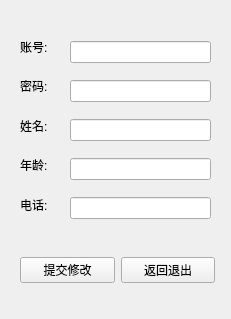
<?xml version="1.0" encoding="UTF-8"?>
<ui version="4.0">
 <class>changepersonalinformation</class>
 <widget class="QWidget" name="changepersonalinformation">
  <property name="geometry">
   <rect>
    <x>0</x>
    <y>0</y>
    <width>231</width>
    <height>319</height>
   </rect>
  </property>
  <property name="windowTitle">
   <string>Form</string>
  </property>
  <widget class="QWidget" name="verticalLayoutWidget">
   <property name="geometry">
    <rect>
     <x>20</x>
     <y>30</y>
     <width>41</width>
     <height>191</height>
    </rect>
   </property>
   <layout class="QVBoxLayout" name="verticalLayout">
    <item>
     <widget class="QLabel" name="label">
      <property name="styleSheet">
       <string notr="true">font: 25 9pt &quot;Microsoft YaHei&quot;;</string>
      </property>
      <property name="text">
       <string>账号:</string>
      </property>
     </widget>
    </item>
    <item>
     <widget class="QLabel" name="label_3">
      <property name="styleSheet">
       <string notr="true">font: 25 9pt &quot;Microsoft YaHei&quot;;</string>
      </property>
      <property name="text">
       <string>密码:</string>
      </property>
     </widget>
    </item>
    <item>
     <widget class="QLabel" name="label_5">
      <property name="styleSheet">
       <string notr="true">font: 25 9pt &quot;Microsoft YaHei&quot;;</string>
      </property>
      <property name="text">
       <string>姓名:</string>
      </property>
     </widget>
    </item>
    <item>
     <widget class="QLabel" name="label_4">
      <property name="styleSheet">
       <string notr="true">font: 25 9pt &quot;Microsoft YaHei&quot;;</string>
      </property>
      <property name="text">
       <string>年龄:</string>
      </property>
     </widget>
    </item>
    <item>
     <widget class="QLabel" name="label_6">
      <property name="styleSheet">
       <string notr="true">font: 25 9pt &quot;Microsoft YaHei&quot;;</string>
      </property>
      <property name="text">
       <string>电话:</string>
      </property>
     </widget>
    </item>
   </layout>
  </widget>
  <widget class="QWidget" name="verticalLayoutWidget_2">
   <property name="geometry">
    <rect>
     <x>70</x>
     <y>30</y>
     <width>141</width>
     <height>201</height>
    </rect>
   </property>
   <layout class="QVBoxLayout" name="verticalLayout_2">
    <item>
     <widget class="QLineEdit" name="lineEdit"/>
    </item>
    <item>
     <widget class="QLineEdit" name="lineEdit_2"/>
    </item>
    <item>
     <widget class="QLineEdit" name="lineEdit_3"/>
    </item>
    <item>
     <widget class="QLineEdit" name="lineEdit_4"/>
    </item>
    <item>
     <widget class="QLineEdit" name="lineEdit_5"/>
    </item>
   </layout>
  </widget>
  <widget class="QWidget" name="horizontalLayoutWidget">
   <property name="geometry">
    <rect>
     <x>20</x>
     <y>240</y>
     <width>195</width>
     <height>61</height>
    </rect>
   </property>
   <layout class="QHBoxLayout" name="horizontalLayout_2">
    <item>
     <widget class="QPushButton" name="pushButton_2">
      <property name="styleSheet">
       <string notr="true">font: 25 9pt &quot;Microsoft YaHei&quot;;</string>
      </property>
      <property name="text">
       <string>提交修改</string>
      </property>
     </widget>
    </item>
    <item>
     <widget class="QPushButton" name="pushButton">
      <property name="styleSheet">
       <string notr="true">font: 25 9pt &quot;Microsoft YaHei&quot;;</string>
      </property>
      <property name="text">
       <string>返回退出</string>
      </property>
     </widget>
    </item>
   </layout>
  </widget>
 </widget>
 <resources/>
 <connections/>
</ui>
